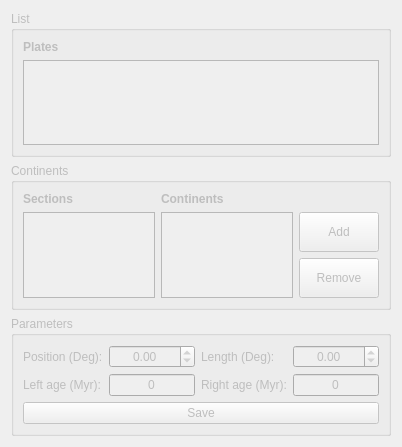
           <widget class="QWidget" name="scrollAreaWidgetContents_3">
            <property name="geometry">
             <rect>
              <x>0</x>
              <y>0</y>
              <width>402</width>
              <height>447</height>
             </rect>
            </property>
            <layout class="QVBoxLayout" name="verticalLayout_7">
             <item>
              <widget class="QGroupBox" name="plateGroup">
               <property name="enabled">
                <bool>false</bool>
               </property>
               <property name="title">
                <string>List</string>
               </property>
               <layout class="QVBoxLayout" name="verticalLayout_5">
                <item>
                 <widget class="QLabel" name="label_33">
                  <property name="styleSheet">
                   <string notr="true">QLabel { font-weight: bold; }</string>
                  </property>
                  <property name="text">
                   <string>Plates</string>
                  </property>
                 </widget>
                </item>
                <item>
                 <widget class="QListWidget" name="plateList"/>
                </item>
               </layout>
              </widget>
             </item>
             <item>
              <widget class="QGroupBox" name="continentGroup">
               <property name="enabled">
                <bool>false</bool>
               </property>
               <property name="sizePolicy">
                <sizepolicy hsizetype="Preferred" vsizetype="Preferred">
                 <horstretch>0</horstretch>
                 <verstretch>0</verstretch>
                </sizepolicy>
               </property>
               <property name="title">
                <string>Continents</string>
               </property>
               <layout class="QGridLayout" name="gridLayout_7">
                <item row="1" column="2">
                 <widget class="QPushButton" name="addContinentButton">
                  <property name="sizePolicy">
                   <sizepolicy hsizetype="Minimum" vsizetype="Preferred">
                    <horstretch>0</horstretch>
                    <verstretch>0</verstretch>
                   </sizepolicy>
                  </property>
                  <property name="text">
                   <string>Add</string>
                  </property>
                 </widget>
                </item>
                <item row="2" column="2">
                 <widget class="QPushButton" name="removeContinentButton">
                  <property name="sizePolicy">
                   <sizepolicy hsizetype="Minimum" vsizetype="Preferred">
                    <horstretch>0</horstretch>
                    <verstretch>0</verstretch>
                   </sizepolicy>
                  </property>
                  <property name="text">
                   <string>Remove</string>
                  </property>
                 </widget>
                </item>
                <item row="0" column="0">
                 <widget class="QLabel" name="label_25">
                  <property name="styleSheet">
                   <string notr="true">QLabel {
	font-weight: bold;
}</string>
                  </property>
                  <property name="text">
                   <string>Sections</string>
                  </property>
                 </widget>
                </item>
                <item row="0" column="1">
                 <widget class="QLabel" name="label_26">
                  <property name="styleSheet">
                   <string notr="true">QLabel {
	font-weight: bold;
}</string>
                  </property>
                  <property name="text">
                   <string>Continents</string>
                  </property>
                 </widget>
                </item>
                <item row="1" column="0" rowspan="2">
                 <widget class="QListWidget" name="sectionList"/>
                </item>
                <item row="1" column="1" rowspan="2">
                 <widget class="QListWidget" name="continentList"/>
                </item>
               </layout>
              </widget>
             </item>
             <item>
              <widget class="QGroupBox" name="continentParametersGroup">
               <property name="enabled">
                <bool>false</bool>
               </property>
               <property name="sizePolicy">
                <sizepolicy hsizetype="Preferred" vsizetype="Preferred">
                 <horstretch>0</horstretch>
                 <verstretch>0</verstretch>
                </sizepolicy>
               </property>
               <property name="title">
                <string>Parameters</string>
               </property>
               <layout class="QGridLayout" name="gridLayout_8">
                <item row="0" column="0">
                 <widget class="QLabel" name="label_21">
                  <property name="text">
                   <string>Position (Deg):</string>
                  </property>
                 </widget>
                </item>
                <item row="0" column="1">
                 <widget class="QDoubleSpinBox" name="continentPosition">
                  <property name="wrapping">
                   <bool>true</bool>
                  </property>
                  <property name="alignment">
                   <set>Qt::AlignCenter</set>
                  </property>
                  <property name="accelerated">
                   <bool>true</bool>
                  </property>
                 </widget>
                </item>
                <item row="0" column="2">
                 <widget class="QLabel" name="label_23">
                  <property name="text">
                   <string>Length (Deg):</string>
                  </property>
                 </widget>
                </item>
                <item row="0" column="3">
                 <widget class="QDoubleSpinBox" name="continentLength">
                  <property name="wrapping">
                   <bool>true</bool>
                  </property>
                  <property name="alignment">
                   <set>Qt::AlignCenter</set>
                  </property>
                  <property name="accelerated">
                   <bool>true</bool>
                  </property>
                 </widget>
                </item>
                <item row="1" column="0">
                 <widget class="QLabel" name="label_22">
                  <property name="text">
                   <string>Left age (Myr):</string>
                  </property>
                 </widget>
                </item>
                <item row="1" column="2">
                 <widget class="QLabel" name="label_24">
                  <property name="text">
                   <string>Right age (Myr):</string>
                  </property>
                 </widget>
                </item>
                <item row="2" column="0" colspan="4">
                 <widget class="QPushButton" name="saveContinentParameters">
                  <property name="text">
                   <string>Save</string>
                  </property>
                 </widget>
                </item>
                <item row="1" column="1">
                 <widget class="QLineEdit" name="continentLeftAge">
                  <property name="text">
                   <string>0</string>
                  </property>
                  <property name="alignment">
                   <set>Qt::AlignCenter</set>
                  </property>
                 </widget>
                </item>
                <item row="1" column="3">
                 <widget class="QLineEdit" name="continentRightAge">
                  <property name="text">
                   <string>0</string>
                  </property>
                  <property name="alignment">
                   <set>Qt::AlignCenter</set>
                  </property>
                 </widget>
                </item>
               </layout>
              </widget>
             </item>
            </layout>
           </widget>
